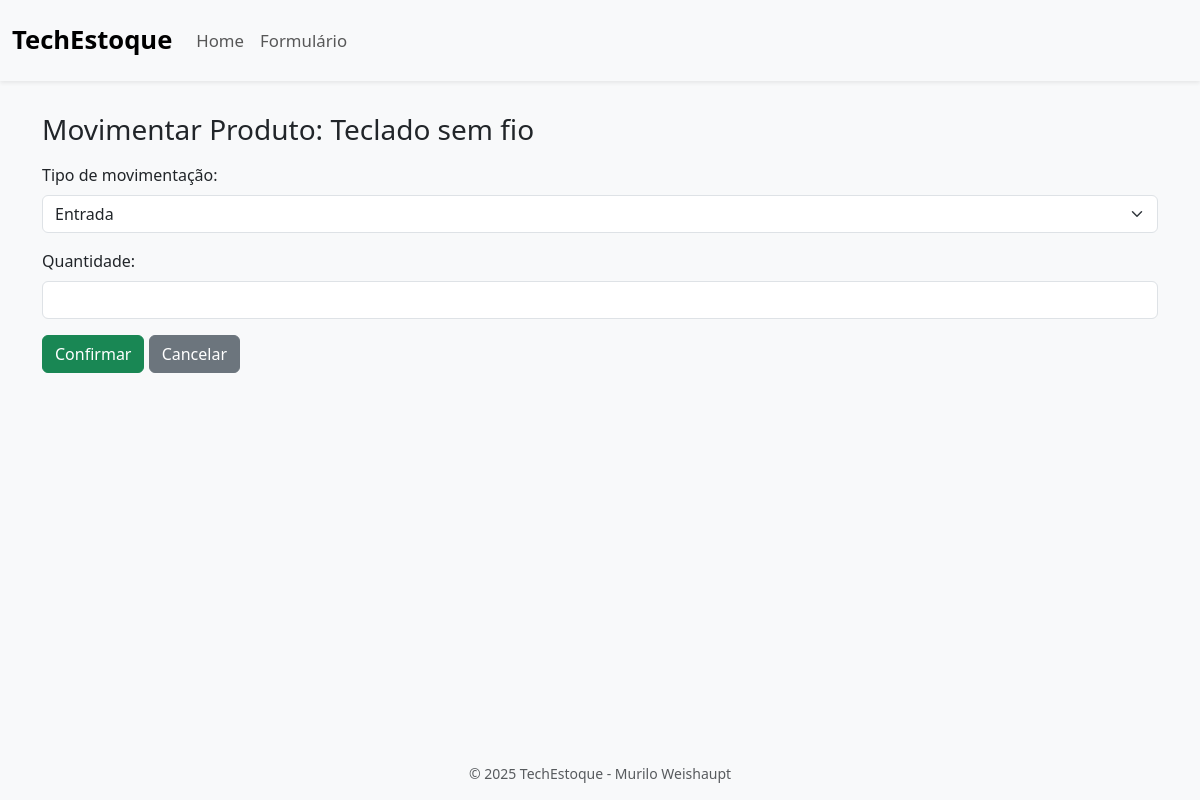
The page /estoque/movimentar/1 on the database as committed earlier.
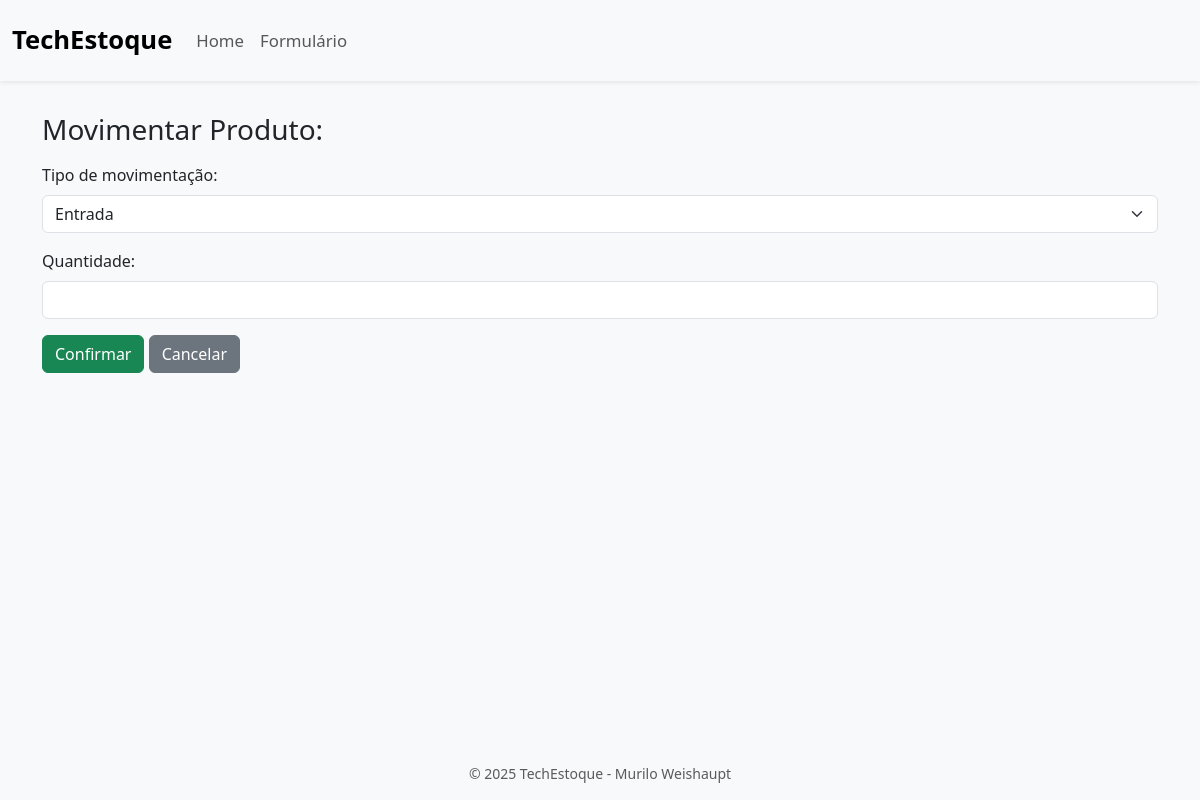
The same page on the database as committed later.
### tables this page shows
CREATE TABLE produtos (
                    ID INTEGER PRIMARY KEY AUTOINCREMENT,
                    NOME TEXT,
                    QUANTIDADE_ESTOQUE INTEGER,
                    FABRICANTE TEXT,
                    DESCRICAO TEXT,
                    PRECO REAL);

### routes/produto.py (the view, shortened to what this page needs)
@bp_produto.route("/movimentar/<int:id>", methods=["GET", "POST"])
def movimentar_produto(id):
    with sql.connect("form_db.db") as con:
        con.row_factory = sql.Row
        cur = con.cursor()
        cur.execute("SELECT * FROM produtos WHERE ID = ?", (id,))
        produto = cur.fetchone()
    return render_template("movimentacao_produto.html", produto=produto)

### templates/movimentacao_produto.html (shortened to what this page needs)
{% extends 'layout.html' %}
{% block body %}
<h3 class="mb-3">Movimentar Produto: {{ produto.NOME }}</h3>
<form method="POST">
  <div class="mb-3">
    <label for="tipo_movimentacao" class="form-label">Tipo de movimentação:</label>
    <select name="tipo_movimentacao" class="form-select" required>
      <option value="entrada">Entrada</option>
    </select>
  </div>
  <div class="mb-3">
    <label for="quantidade" class="form-label">Quantidade:</label>
    <input type="number" name="quantidade" class="form-control" required min="1">
  </div>
  <button type="submit" class="btn btn-success">Confirmar</button>
  <a href="{{ url_for('produto.index') }}" class="btn btn-secondary">Cancelar</a>
</form>
{% endblock %}

Rows that differ between the two databases and show on the page:
removed produtos: NOME "Teclado sem fio"
